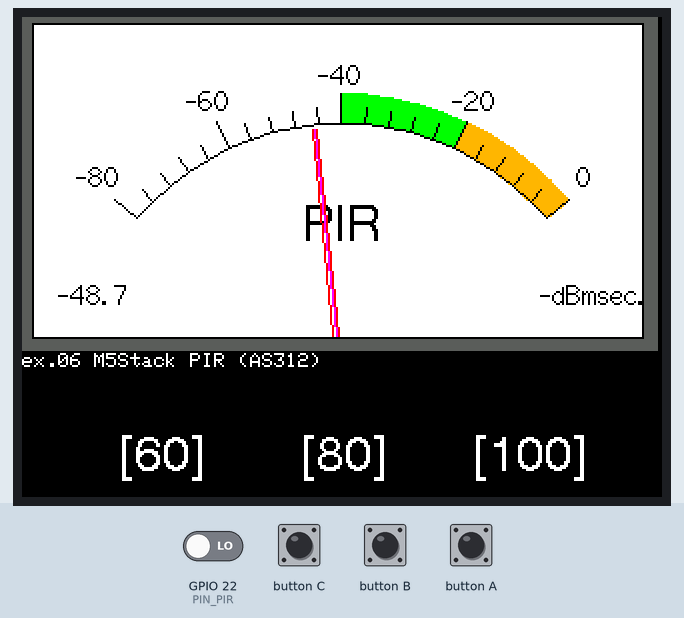
Bench run of a sketch on a simulated ESP32. Shown: 320×240 colour display. Inputs (shaded band) come from the test bench; at power-on: GPIO 22 (PIN_PIR) LOW. WiFi joins after 1.5 s; servers stay silent unless stated.

Above: at 1.27 s.
1.5 s: GPIO 22 (PIN_PIR) driven HIGH
At 3.0 s:
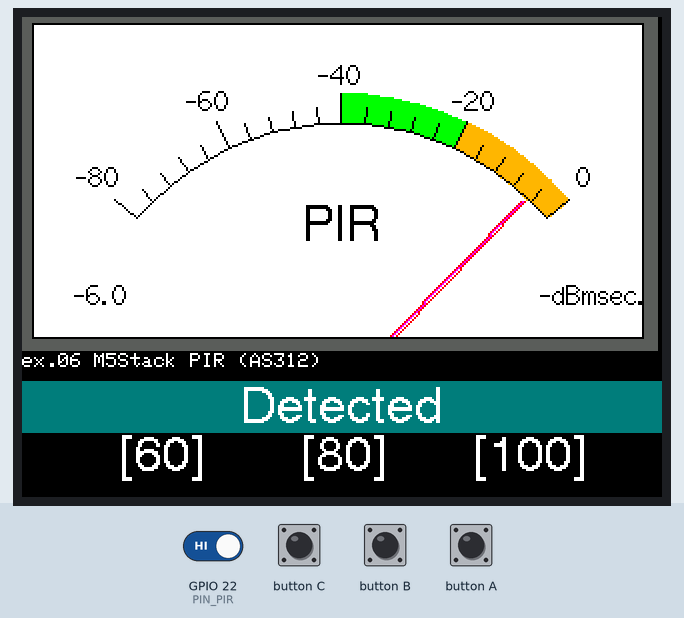
4.5 s: GPIO 22 (PIN_PIR) driven LOW
At 5.27 s:
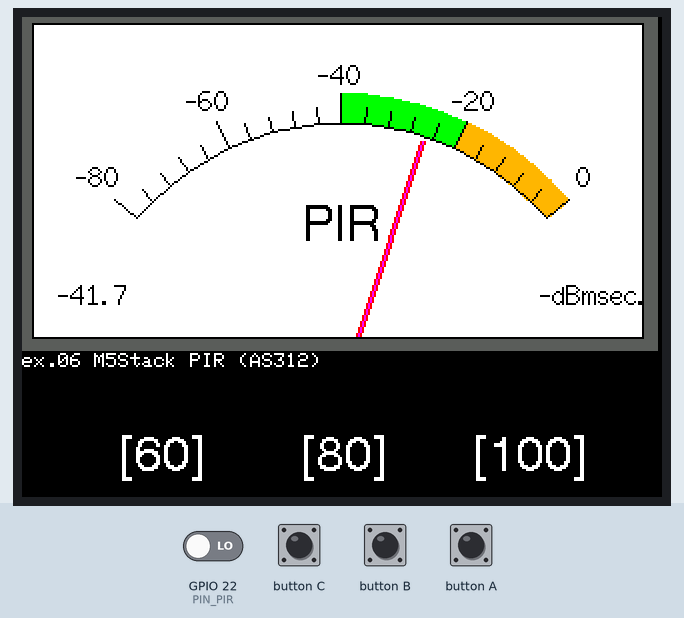
6.2 s: button C pressed for 0.15 s
At 6.7 s:
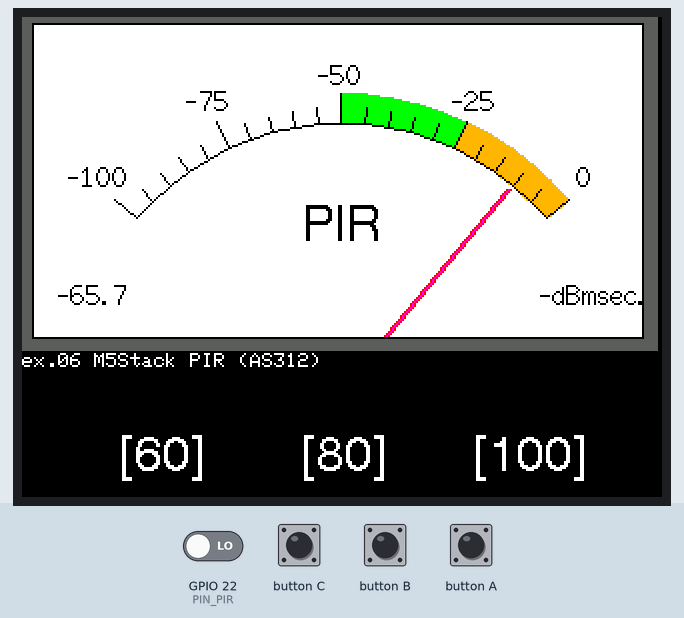
6.9 s: button B pressed for 1 s
At 8.12 s:
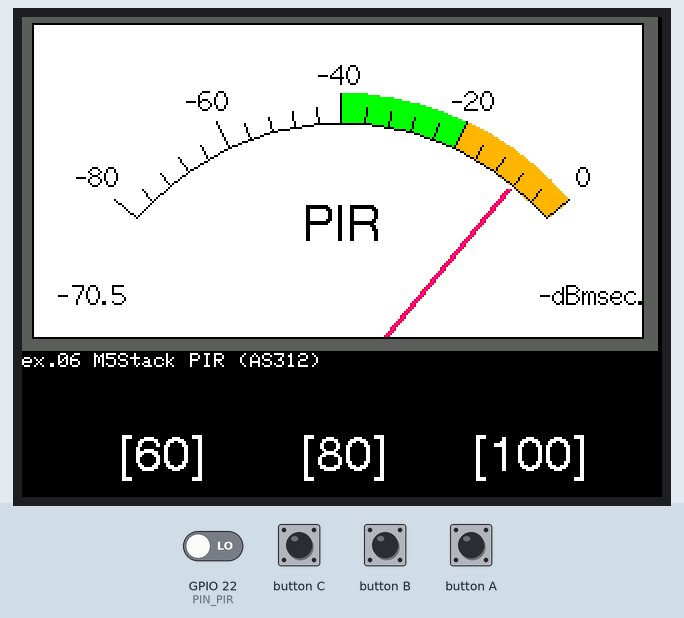
8.5 s: button A pressed for 1 s
At 9.84 s:
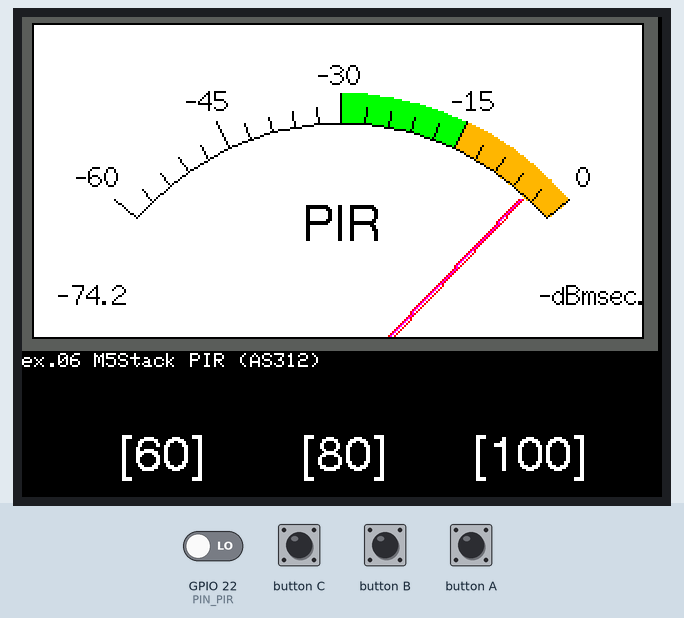
Timing chart, 0 to 11.1 s (numbered marks = the images above; inputs shaded):
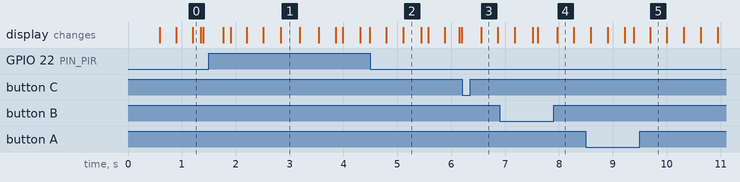

The sketch:

ex06_pir.ino
```cpp
// (licence header left out)
#include <M5Stack.h>                            // M5Stack用ライブラリの組み込み
#include <WiFi.h>                               // ESP32用WiFiライブラリ
#include <WiFiUdp.h>                            // UDP通信を行うライブラリ
#include <HTTPClient.h>                         // HTTPクライアント用ライブラリ

/******************************************************************************
 LINE Notify 設定
 ******************************************************************************
 ※LINE アカウントと LINE Notify 用のトークンが必要です。
    1. https://notify-bot.line.me/ へアクセス
    2. 右上のアカウントメニューから「マイページ」を選択
    3. トークン名「esp32」を入力
    4. 送信先のトークルームを選択する(「1:1でLINE Notifyから通知を受け取る」等)
    5. [発行する]ボタンでトークンが発行される
    6. [コピー]ボタンでクリップボードへコピー
    7. 下記のLINE_TOKENのダブルコート(")内に貼り付け
 *****************************************************************************/
#define LINE_TOKEN  "your_token"                // LINE Notify トークン★要設定

/******************************************************************************
 Wi-Fi コンシェルジェ照明担当（ワイヤレスLED子機） の設定
 ******************************************************************************
 ※ex01_led または ex01_led_io が動作する、別のESP32C3搭載デバイスが必要です
    1. ex01_led/ex01_led_io搭載デバイスのシリアルターミナルでIPアドレスを確認
    2. 下記のLED_IPのダブルコート(")内に貼り付け
 *****************************************************************************/
#define LED_IP "192.168.1.0"                    // LED搭載子のIPアドレス★要設定

#define PIN_PIR 22                              // G22にセンサ(人感/ドア)を接続
#define SSID "1234ABCD"                         // 無線LANアクセスポイントSSID
#define PASS "password"                         // パスワード
#define PORT 1024                               // 受信ポート番号
#define DEVICE "pir_s_3,"                       // 人感センサ時デバイス名
#define PIR_XOR 0                               // センサ送信値の論理反転の有無
RTC_DATA_ATTR int disp_max = 80;                // メータの最大値

/******************************************************************************
 UDP 宛先 IP アドレス設定
 ******************************************************************************
 カンマ区切りでUPD宛先IPアドレスを設定してください。
 末尾を255にすると接続ネットワーク(アクセスポイント)にブロードキャスト
 *****************************************************************************/
IPAddress UDPTO_IP = {255,255,255,255};         // UDP宛先 IPアドレス

boolean pir;                                    // 人感センサ値orドアセンサ状態
boolean trig = false;                           // 送信用トリガ(Wi-Fi接続待ち)
boolean led = false;                            // ワイヤレスLED端末の状態
unsigned long base_ms = 0;                      // センサ検知時の時刻
unsigned long wifi_ms = 0;                      // Wi-Fi接続開始時刻

void setup(){                                   // 起動時に一度だけ実行する関数
    M5.begin();                                 // M5Stack用ライブラリの起動
    pinMode(PIN_PIR,INPUT);                     // センサ接続したポートを入力に
    M5.Lcd.setBrightness(31);                   // 輝度を下げる（省エネ化）
    analogMeterInit("-dBmsec.","PIR", -disp_max, 0);  // アナログメータ初期表示
    M5.Lcd.println("ex.06 M5Stack PIR (AS312)"); // タイトルの表示
    String S = "[60]         [80]        [100]"; // ボタン名を定義
    M5.Lcd.drawCentreString(S, 165, 208, 4);    // ボタン名を表示
    WiFi.mode(WIFI_STA);                        // 無線LANをSTAモードに設定
}

void loop(){                                    // 繰り返し実行する関数
    pir = digitalRead(PIN_PIR);                 // 人感センサの最新の状態を取得
    M5.update();                                // ボタン状態の取得
    delay(1);                                   // ボタンの誤作動防止
    int btn=M5.BtnA.wasPressed()+2*M5.BtnB.wasPressed()+4*M5.BtnC.wasPressed();
    switch(btn){
        case 1: disp_max = 60; break;           // 最大60dBミリ秒まで表示
        case 2: disp_max = 80; break;           // 最大80dBミリ秒まで表示
        case 4: disp_max = 100; break;          // 最大100dBミリ秒まで表示
        default: btn = 0; break;
    }
    if(btn) analogMeterInit(-disp_max,0);       // ボタン操作時にグラフ初期化
    float v = -20.*log10(millis()-base_ms);     // 経過時間を-dBミリ秒に変換
    analogMeterNeedle(v,10);                    // 経過時間に応じてメータ値設定
    delay(33);                                  // 表示の点滅低減
    boolean PIR = pir ^ PIR_XOR;                // 検知状態を1、非検知を0に
    if(PIR){                                    // 検知状態の時
        analogMeterNeedle(0,1);                 // 針位置を最大値(0・右)に移動
        if(!trig){                              // Wi-Fi接続待ちではないとき
            WiFi.begin(SSID,PASS);              // 無線LANアクセスポイント接続
            wifi_ms = millis();                 // 接続処理の開始時刻を保持
            M5.Lcd.fillRect(0, 182, 320, 26, DARKCYAN);       // 背景色の設定
            M5.Lcd.drawCentreString("Detected", 160, 184, 4); // 検知をLCD表示
            trig = true;                        // Wi-Fi接続待ち状態を保持
            led = true;                         // ワイヤレスLチカ端末をON
        }
        base_ms = millis()-1;                   // 人感センサの検知時刻を保持
    }
    if(!trig && led && (v < -disp_max)){        // LEDのOFF制御判定部
        WiFi.begin(SSID,PASS);                  // 無線LANアクセスポイント接続
        wifi_ms = millis();                     // 接続処理の開始時刻を保持
        trig = true;                            // Wi-Fi接続待ち状態を保持
        led = false;                            // ワイヤレスLチカ端末をOFF
    }
    if(trig && millis() - wifi_ms > 5000){      // Wi-Fi未接続で5秒以上経過
        trig = false;                           // Wi-Fi接続待ち状態を解除
        WiFi.disconnect();                      // Wi-Fiの切断
        M5.Lcd.fillRect(0, 182, 320, 26, RED);  // Detectedを消す
        M5.Lcd.drawCentreString("Wi-Fi ERROR", 160, 184, 4); // エラー表示
    }
    if(trig && WiFi.status() == WL_CONNECTED){  // 送信トリガありWi-Fi接続状態
        String S = String(DEVICE);              // 送信データ保持用の文字列変数
        S += "1, " + String(int(PIR));          // 1と現在のPIR値を送信データに
        WiFiUDP udp;                            // UDP通信用のインスタンスを定義
        udp.beginPacket(UDPTO_IP, PORT);        // UDP送信先を設定
        udp.println(S);                         // センサ値を送信
        udp.endPacket();                        // UDP送信の終了(実際に送信する)
        delay(10);                              // 送信待ち時間

        HTTPClient http;                        // HTTPリクエスト用インスタンス
        http.setConnectTimeout(15000);          // タイムアウトを15秒に設定する
        String url;                             // URLを格納する文字列変数を生成
        if(led && strlen(LINE_TOKEN) > 42){     // LINE_TOKEN設定時
            url = "https://notify-api.line.me/api/notify";  // LINEのURLを代入
            http.begin(url);                    // HTTPリクエスト先を設定する
            http.addHeader("Content-Type","application/x-www-form-urlencoded");
            http.addHeader("Authorization","Bearer " + String(LINE_TOKEN));
            http.POST("message=センサが反応しました。(" + S.substring(8) + ")");
            http.end();                         // HTTP通信を終了する
        }
        if(strcmp(LED_IP,"192.168.1.0")){       // 子機IPアドレス設定時
            url = "http://" + String(LED_IP) + "/?L="; // アクセス先URL
            url += String(led ? 1 : 0);         // true時1、false時0
            http.begin(url);                    // HTTPリクエスト先を設定する
            http.GET();                         // ワイヤレスLEDに送信する
            http.end();                         // HTTP通信を終了する
        }
        delay(100);                             // 送信完了待ち＋連続送信防止
        WiFi.disconnect();                      // Wi-Fiの切断
        while(digitalRead(PIN_PIR) ^ PIR_XOR) delay(100); // センサの解除待ち
        M5.Lcd.fillRect(0, 182, 320, 26, BLACK); // Detectedを消す
        trig = false;                           // Wi-Fi接続待ち状態を解除
    }
}

/*******************************************************************************
【参考文献】
Arduino IDE 開発環境イントール方法：
https://docs.m5stack.com/en/quick_start/m5core/arduino

M5Stack Arduino Library API 情報：
https://docs.m5stack.com/en/api/core/system

SB412A データシート (NANYANG SENBA OPTICAL AND ELECTRONIC CO. LTD.)

BS612 AS612 データシート (NANYANG SENBA OPTICAL AND ELECTRONIC CO. LTD.)

【引用コード】
https://github.com/bokunimowakaru/esp/tree/master/2_example/example11_pir
https://github.com/bokunimowakaru/esp/tree/master/2_example/example43_pir
https://github.com/bokunimowakaru/esp32c3/tree/master/learning/ex06_pir
*******************************************************************************/
```

lib_analogMeter.ino
```cpp
// (licence header left out)
/*
 An example analogue meter using a ILI9341 TFT LCD screen

 Needs Font 2 (also Font 4 if using large scale label)

 Make sure all the display driver and pin comnenctions are correct by
 editting the User_Setup.h file in the TFT_eSPI library folder.

 #########################################################################
 ###### DON'T FORGET TO UPDATE THE User_Setup.h FILE IN THE LIBRARY ######
 #########################################################################

Updated by Bodmer for variable meter size
 */

// Define meter size as 1 for M5.Lcd.rotation(0) or 1.3333 for M5.Lcd.rotation(1)
#define M_SIZE 1.3333

#define TFT_GREY 0x5AEB

String analogMeterUnit="%RH";
String analogMeterName="%RH";
int analogMeterMinVal = 0;
int analogMeterMaxVal = 100;

float ltx = 0;    // Saved x coord of bottom of needle
uint16_t osx = M_SIZE*120, osy = M_SIZE*120; // Saved x & y coords
uint32_t updateTime = 0;       // time for next update
int old_analog =  -1; // Value last displayed
/*
int value[6] = {0, 0, 0, 0, 0, 0};
int old_value[6] = { -1, -1, -1, -1, -1, -1};
int d = 0;

void setup(void) {
  M5.begin();
  // M5.Lcd.setRotation(1);
  // Serial.begin(57600); // For debug
  M5.Lcd.fillScreen(TFT_BLACK);

  analogMeter(); // Draw analogue meter

  updateTime = millis(); // Next update time
}


void loop() {
  if (updateTime <= millis()) {
    updateTime = millis() + 35; // Update emter every 35 milliseconds

    // Create a Sine wave for testing
    d += 4; if (d >= 360) d = 0;
    value[0] = 50 + 50 * sin((d + 0) * 0.0174532925);

    plotNeedle(value[0], 0); // It takes between 2 and 12ms to replot the needle with zero delay
  }
}
*/

// #########################################################################
//  Draw the analogue meter on the screen
// #########################################################################
void analogMeterInit()
{
  M5.Lcd.setTextSize(1);

  // Meter outline
  M5.Lcd.fillRect(0, 0, M_SIZE*239, M_SIZE*126, TFT_GREY);
  M5.Lcd.fillRect(5, 3, M_SIZE*230, M_SIZE*119, TFT_WHITE);

  M5.Lcd.setTextColor(TFT_BLACK);  // Text colour

  // Draw ticks every 5 degrees from -50 to +50 degrees (100 deg. FSD swing)
  for (int i = -50; i < 51; i += 5) {
    // Long scale tick length
    int tl = 15;

    // Coodinates of tick to draw
    float sx = cos((i - 90) * 0.0174532925);
    float sy = sin((i - 90) * 0.0174532925);
    uint16_t x0 = sx * (M_SIZE*100 + tl) + M_SIZE*120;
    uint16_t y0 = sy * (M_SIZE*100 + tl) + M_SIZE*140;
    uint16_t x1 = sx * M_SIZE*100 + M_SIZE*120;
    uint16_t y1 = sy * M_SIZE*100 + M_SIZE*140;

    // Coordinates of next tick for zone fill
    float sx2 = cos((i + 5 - 90) * 0.0174532925);
    float sy2 = sin((i + 5 - 90) * 0.0174532925);
    int x2 = sx2 * (M_SIZE*100 + tl) + M_SIZE*120;
    int y2 = sy2 * (M_SIZE*100 + tl) + M_SIZE*140;
    int x3 = sx2 * M_SIZE*100 + M_SIZE*120;
    int y3 = sy2 * M_SIZE*100 + M_SIZE*140;

    // Yellow zone limits
    //if (i >= -50 && i < 0) {
    //  M5.Lcd.fillTriangle(x0, y0, x1, y1, x2, y2, TFT_YELLOW);
    //  M5.Lcd.fillTriangle(x1, y1, x2, y2, x3, y3, TFT_YELLOW);
    //}

    // Green zone limits
    if (i >= 0 && i < 25) {
      M5.Lcd.fillTriangle(x0, y0, x1, y1, x2, y2, TFT_GREEN);
      M5.Lcd.fillTriangle(x1, y1, x2, y2, x3, y3, TFT_GREEN);
    }

    // Orange zone limits
    if (i >= 25 && i < 50) {
      M5.Lcd.fillTriangle(x0, y0, x1, y1, x2, y2, TFT_ORANGE);
      M5.Lcd.fillTriangle(x1, y1, x2, y2, x3, y3, TFT_ORANGE);
    }

    // Short scale tick length
    if (i % 25 != 0) tl = 8;

    // Recalculate coords incase tick lenght changed
    x0 = sx * (M_SIZE*100 + tl) + M_SIZE*120;
    y0 = sy * (M_SIZE*100 + tl) + M_SIZE*140;
    x1 = sx * M_SIZE*100 + M_SIZE*120;
    y1 = sy * M_SIZE*100 + M_SIZE*140;

    // Draw tick
    M5.Lcd.drawLine(x0, y0, x1, y1, TFT_BLACK);

    // Check if labels should be drawn, with position tweaks
    if (i % 25 == 0) {
      // Calculate label positions
      x0 = sx * (M_SIZE*100 + tl + 10) + M_SIZE*120;
      y0 = sy * (M_SIZE*100 + tl + 10) + M_SIZE*140;
      switch (i / 25) {
        case -2: M5.Lcd.drawCentreString(String(analogMeterMinVal), x0, y0 - 12, 2); break;
        case -1: M5.Lcd.drawCentreString(String((analogMeterMinVal*3+analogMeterMaxVal)/4), x0, y0 - 9, 2); break;
        case 0: M5.Lcd.drawCentreString(String((analogMeterMinVal+analogMeterMaxVal)/2), x0, y0 - 7, 2); break;
        case 1: M5.Lcd.drawCentreString(String((analogMeterMinVal+analogMeterMaxVal*3)/4), x0, y0 - 9, 2); break;
        case 2: M5.Lcd.drawCentreString(String(analogMeterMaxVal), x0, y0 - 12, 2); break;
      }
    }

    // Now draw the arc of the scale
    sx = cos((i + 5 - 90) * 0.0174532925);
    sy = sin((i + 5 - 90) * 0.0174532925);
    x0 = sx * M_SIZE*100 + M_SIZE*120;
    y0 = sy * M_SIZE*100 + M_SIZE*140;
    // Draw scale arc, don't draw the last part
    if (i < 50) M5.Lcd.drawLine(x0, y0, x1, y1, TFT_BLACK);
  }

  M5.Lcd.drawString(analogMeterUnit, M_SIZE*(5 + 230 - 40), M_SIZE*(119 - 20), 2); // Units at bottom right
  M5.Lcd.drawCentreString(analogMeterName, M_SIZE*120, M_SIZE*70, 4); // Comment out to avoid font 4
  M5.Lcd.drawRect(5, 3, M_SIZE*230, M_SIZE*119, TFT_BLACK); // Draw bezel line

  analogMeterNeedle(0, 0); // Put meter needle at 0
  M5.Lcd.setCursor(0,21*8);
}

void analogMeterInit(String unit_S, int min_val, int max_val){
  analogMeterUnit = unit_S;
  analogMeterName = unit_S;
  analogMeterMinVal = min_val;
  analogMeterMaxVal = max_val;
  analogMeterInit();
}

void analogMeterInit(String unit_S, String name_S, int min_val, int max_val){
  analogMeterUnit = unit_S;
  analogMeterName = name_S;
  analogMeterMinVal = min_val;
  analogMeterMaxVal = max_val;
  analogMeterInit();
}

void analogMeterInit(int min_val, int max_val){
  analogMeterMinVal = min_val;
  analogMeterMaxVal = max_val;
  analogMeterInit();
}

void analogMeterInit(String unit_S){
  analogMeterUnit = unit_S;
  analogMeterInit();
}

void analogMeterSetName(String unit_S){
  if(unit_S.length()>7) analogMeterName = unit_S.substring(0, 7);
  else analogMeterName = unit_S;
}


// #########################################################################
// Update needle position
// This function is blocking while needle moves, time depends on ms_delay
// 10ms minimises needle flicker if text is drawn within needle sweep area
// Smaller values OK if text not in sweep area, zero for instant movement but
// does not look realistic... (note: 100 increments for full scale deflection)
// #########################################################################
void analogMeterNeedle(float value_f, byte ms_delay)
{
  M5.Lcd.setTextColor(TFT_BLACK, TFT_WHITE);
  char buf[8]; dtostrf(value_f, 4, 1, buf);
  M5.Lcd.fillRect(6, M_SIZE * 99, M_SIZE * 40, 16, TFT_WHITE);
  M5.Lcd.drawRightString(buf, M_SIZE*40, M_SIZE*(119 - 20), 2);

  float delta = (float)(analogMeterMaxVal - analogMeterMinVal);
  if( delta != 0.){
	value_f = ( value_f - (float)analogMeterMinVal ) * 100 / delta;
  }
  int value;
  if(value_f > 0. ) value = (int)(value_f + 0.5);
  else              value = (int)(value_f - 0.5);

  if (value < -10) value = -10; // Limit value to emulate needle end stops
  if (value > 110) value = 110;

  // Move the needle until new value reached
  while (!(value == old_analog)) {
    if (old_analog < value) old_analog++;
    else old_analog--;

    if (ms_delay == 0) old_analog = value; // Update immediately if delay is 0

    float sdeg = map(old_analog, -10, 110, -150, -30); // Map value to angle
    // Calcualte tip of needle coords
    float sx = cos(sdeg * 0.0174532925);
    float sy = sin(sdeg * 0.0174532925);

    // Calculate x delta of needle start (does not start at pivot point)
    float tx = tan((sdeg + 90) * 0.0174532925);

    // Erase old needle image
    M5.Lcd.drawLine(M_SIZE*(120 + 20 * ltx - 1), M_SIZE*(140 - 20), osx - 1, osy, TFT_WHITE);
    M5.Lcd.drawLine(M_SIZE*(120 + 20 * ltx), M_SIZE*(140 - 20), osx, osy, TFT_WHITE);
    M5.Lcd.drawLine(M_SIZE*(120 + 20 * ltx + 1), M_SIZE*(140 - 20), osx + 1, osy, TFT_WHITE);

    // Re-plot text under needle
    M5.Lcd.setTextColor(TFT_BLACK);
    M5.Lcd.fillRect(M_SIZE*70, M_SIZE*70, M_SIZE*100, 32,TFT_WHITE);
    M5.Lcd.drawCentreString(analogMeterName, M_SIZE*120, M_SIZE*70, 4); // // Comment out to avoid font 4

    // Store new needle end coords for next erase
    ltx = tx;
    osx = M_SIZE*(sx * 98 + 120);
    osy = M_SIZE*(sy * 98 + 140);

    // Draw the needle in the new postion, magenta makes needle a bit bolder
    // draws 3 lines to thicken needle
    M5.Lcd.drawLine(M_SIZE*(120 + 20 * ltx - 1), M_SIZE*(140 - 20), osx - 1, osy, TFT_RED);
    M5.Lcd.drawLine(M_SIZE*(120 + 20 * ltx), M_SIZE*(140 - 20), osx, osy, TFT_MAGENTA);
    M5.Lcd.drawLine(M_SIZE*(120 + 20 * ltx + 1), M_SIZE*(140 - 20), osx + 1, osy, TFT_RED);

    // Slow needle down slightly as it approaches new postion
    if (abs(old_analog - value) < 10) ms_delay += ms_delay / 5;

    // Wait before next update
    delay(ms_delay);
  }
  M5.Lcd.setTextColor(TFT_WHITE);
}

void analogMeterNeedle(float value){
	analogMeterNeedle(value, 35);
}
```

Measured:
- after the input at 4.5 s, the display: first changes after 0.30 s (image 2 shows a later state)
